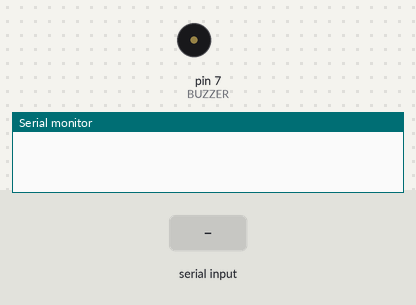
A sketch run on a simulated Arduino Uno, built with avr-gcc and run on an emulated ATmega328P. Parts: buzzer (waves = sounding, pin HIGH), the last lines printed to the serial monitor. The test bench sets the inputs (shaded band).

Above: at 1.2 s.
1.3 s: byte 90 received over Serial
At 1.6 s:
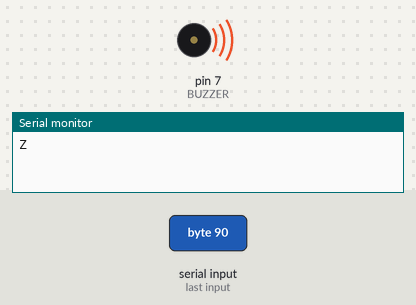
6.1 s: byte 120 received over Serial
At 9.9 s:
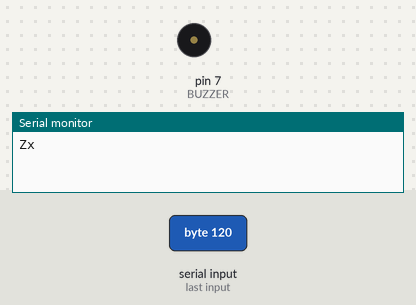
Timing chart, 0 to 11.4 s (numbered marks = the images above; inputs shaded):
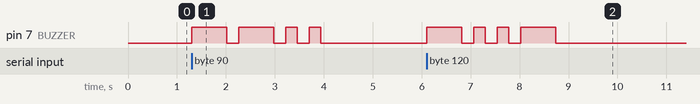

The sketch:

My_Morse_KB.ino
```cpp
// My_Morse_KB is a morse morse sender with KB input
// active piezo buzzer on pin 7

// include the special llibrary to generate morse dit/dah
#include "MorseEnDecoder.h"

// define a constant for words per minute
#define WPM 5

// define a constant for the buzzer pin
#define BUZZER 7

// create a morseOut object
morseEncoder morseOut(BUZZER);

// setup runs once on upload
void setup() {
  // set BUZZER pin as an output
  pinMode(BUZZER, OUTPUT);

  // start serial comms with Arduino IDE monitor window, over USB
  Serial.begin(9600);
  while (!Serial); // wait for USB connection

  // call morseOUT object to set the morse speed
  morseOut.setspeed(WPM);
}

// loop repeats over and over
void loop() {
  // char variable to hold a character of input
  char text;

  // set morseOut encode mode
  morseOut.encode();

  // if characters in the input buffer & morse object available
  if (Serial.available() && morseOut.available()) {
    text = Serial.read(); // read a character
    Serial.write(text); // echo it
    morseOut.write(text); // send out as morse
  }
}
```

Measured:
- after the input at 1.3 s, pin 7 (BUZZER): LOW → HIGH at once, → LOW 0.72 s later, → HIGH 0.24 s later, → LOW 0.72 s later, … (8 changes in this stretch)
- after the input at 6.1 s, pin 7 (BUZZER): LOW → HIGH at once, then repeats every 0.48 s: LOW 0.24 s, HIGH 0.24 s
